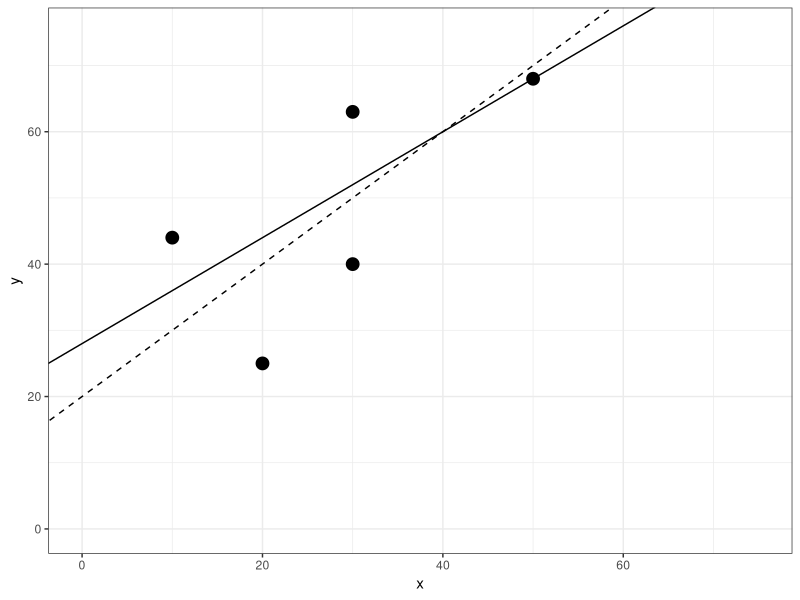

Write the R code that produced this figure.
library(ggplot2)
library(dplyr)

## Toy data

toy = data.frame(
  x = c(30, 10, 30, 50, 20),
  y = c(63, 44, 40, 68, 25)
)



ggplot(data = toy, aes(x = x, y = y)) +
  geom_point(size = 4) +
  geom_abline(intercept = 28, slope = 0.8) + # Model A
  #geom_abline(intercept = 10, slope = 0.1, linetype = "dashed") + # Farcical model
  geom_abline(intercept = 20, slope = 1, linetype = "dashed") + # Model B
  theme_bw() +
  xlim(0, 75) +
  ylim(0, 75)



toy |>
  mutate(
    A_yhat = 28 + 0.8 * x,
    B_yhat = 20 + 1 * x,
    A_resid = y - A_yhat,
    B_resid = y - B_yhat,
    A_sq_resid = A_resid^2,
    B_sq_resid = B_resid^2
  ) |>
  summarize(
    A_SSE = sum(A_sq_resid),
    B_SSE = sum(B_sq_resid)
  )
